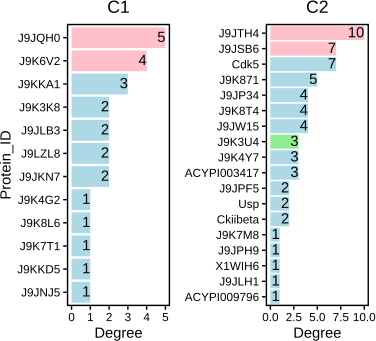

The script that saved this image:
library(ggplot2)
library(patchwork)

# 在数据框中添加颜色列
df1 <- data.frame(
  Protein_ID = c("J9JQH0", "J9K6V2", "J9KKA1", "J9K3K8", "J9JLB3", "J9LZL8", "J9JKN7", "J9K4G2", "J9K8L6", "J9K7T1", "J9KKD5", "J9JNJ5"),
  Degree = c(5, 4, 3, 2, 2, 2, 2, 1, 1, 1, 1, 1)
)
df1$Protein_ID <- factor(df1$Protein_ID, levels = rev(unique(df1$Protein_ID)))

df2 <- data.frame(
  Protein_ID = c("J9JTH4","J9JSB6", "Cdk5", "J9K871", "J9JP34", "J9K8T4",
                 "J9JW15", "J9K3U4", "J9K4Y7", "ACYPI003417", "J9JPF5",
                 "Usp", "Ckiibeta", "J9K7M8", "J9JPH9", "X1WIH6", "J9JLH1", "ACYPI009796"
                 ),
  Degree = c(10, 7, 7, 5, 4, 4, 4, 3, 3, 3, 2, 2, 2, 1, 1, 1, 1, 1)
)
df2$Protein_ID <- factor(df2$Protein_ID, levels = rev(unique(df2$Protein_ID)))

# 绘制第一个子图
p1 <- ggplot(df1, aes(x = Protein_ID, y = Degree, fill = Protein_ID)) +
  geom_bar(stat = "identity") +
  coord_flip() +
  theme(
    panel.background = element_blank(),
    panel.border = element_rect(colour = "black", fill = NA, size = 1),
    plot.background = element_blank(),
    axis.line = element_blank(),
    axis.text.y = element_text(colour = "black"),
    axis.text.x = element_text(colour = "black"),
    axis.ticks = element_line(colour = "black"),
    plot.title = element_text(hjust = 0.5),
    legend.position = "none"
  ) +
  labs(title = "C1") +
  geom_text(aes(label = Degree), vjust = 0.4, hjust = 1, colour = "black") +
  scale_fill_manual(values = c("J9JQH0" = "pink", "J9K6V2" = "pink", 
                               "J9KKA1" = "lightblue", "J9K3K8" = "lightblue",
                               "J9JLB3" = "lightblue", "J9LZL8" = "lightblue",
                               "J9JKN7" = "lightblue", "J9K4G2" = "lightblue",
                               "J9K8L6" = "lightblue", "J9K7T1" = "lightblue",
                               "J9KKD5" = "lightblue", "J9JNJ5" = "lightblue"))

# 绘制第二个子图
p2 <- ggplot(df2, aes(x = Protein_ID, y = Degree, fill = Protein_ID)) +
  geom_bar(stat = "identity") +
  coord_flip() +
  theme(
    panel.background = element_blank(),
    panel.border = element_rect(colour = "black", fill = NA, size = 1),
    plot.background = element_blank(),
    axis.line = element_blank(),
    axis.text.y = element_text(colour = "black"),
    axis.text.x = element_text(colour = "black"),
    axis.ticks = element_line(colour = "black"),
    plot.title = element_text(hjust = 0.5),
    legend.position = "none"
    #axis.title = element_blank(),
    #axis.title.y = element_text(colour = "black")
  ) +
  labs(title = "C2", x = NULL) +
  geom_text(aes(label = Degree), vjust = 0.4, hjust = 1, colour = "black") +
  scale_fill_manual(values = c("J9JTH4" = "pink", "J9JSB6" = "pink", 
                               "Cdk5" = "lightblue", "J9K871" = "lightblue",
                               "J9JP34" = "lightblue", "J9K8T4" = "lightblue",
                               "J9JW15" = "lightblue", "J9K3U4" = "lightgreen",
                               "J9K4Y7" = "lightblue", "ACYPI003417" = "lightblue",
                               "J9JPF5" = "lightblue", "Usp" = "lightblue",
                               "Ckiibeta" = "lightblue", "J9K7M8" = "lightblue",
                               "J9JPH9" = "lightblue", "X1WIH6" = "lightblue",
                               "J9JLH1" = "lightblue", "ACYPI009796" = "lightblue"))


# 打印组合后的图形
(pic <- p1 | p2)

ggsave(
  "degreePlot.png",
  pic
)
ggsave(
  "degreePlot.svg",
  pic
)
